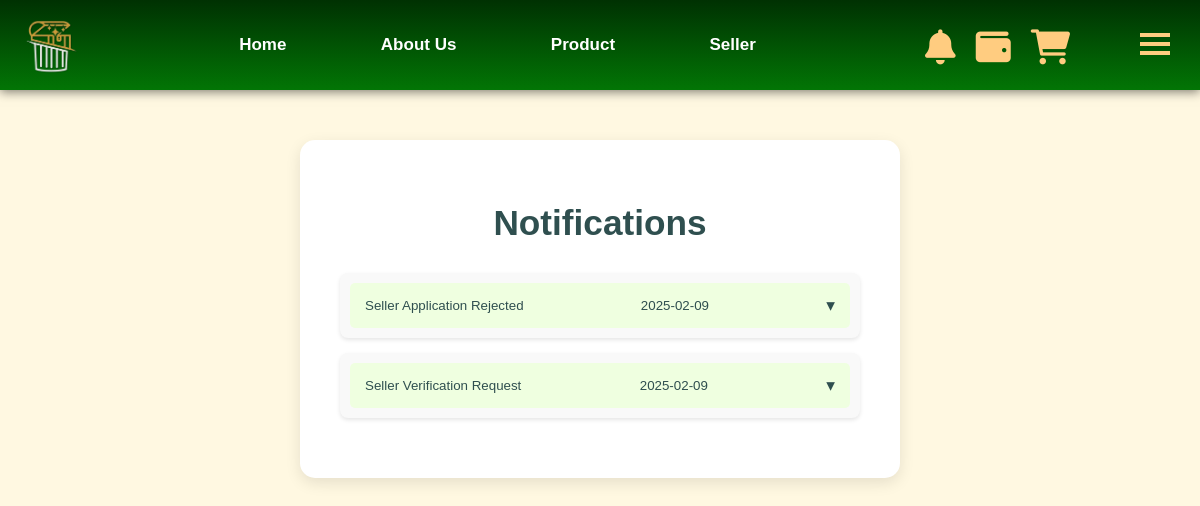
The page /user/notifications (signed in) on the database as committed earlier.
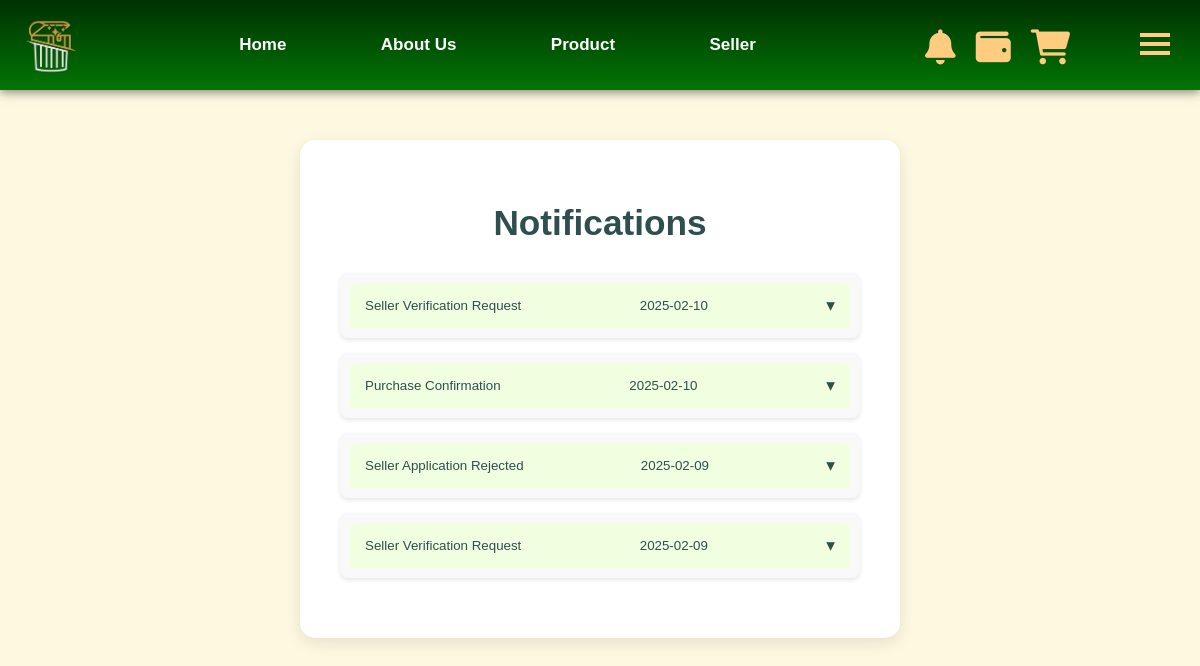
The same page on the database as committed later.
### tables this page shows
CREATE TABLE notification (
        id INTEGER PRIMARY KEY AUTOINCREMENT,
        user_id INTEGER NOT NULL,
        message TEXT NOT NULL,
        topic TEXT NOT NULL,
        date DATE NOT NULL,
        is_read INTEGER DEFAULT 0,
        FOREIGN KEY (user_id) REFERENCES user(pid)
    );

### user_feature.py (the view)
@user_blueprint.route("/notifications")
def notifications():
  user_id = session.get("buyer_id") or session.get("user_id")
  if not user_id:
    flash("Please log in to access this page.", "danger")
    return redirect(url_for("login"))
  con = get_connect_db()
  cur = con.cursor()
  notifications = cur.execute("SELECT * FROM notification WHERE user_id = ? ORDER BY date DESC, id DESC", (user_id,)).fetchall()
  cur.execute("UPDATE notification SET is_read = 1 WHERE user_id = ?", (user_id,))
  con.commit()
  con.close()
  return render_template("notifications.html", notifications = notifications)

### db.py (called while the page is built)
def get_connect_db():
    conn = sqlite3.connect(DATABASE_PATH)
    conn.row_factory = sqlite3.Row
    return conn

def get_unread_notification_count():
    user_id = session.get("buyer_id") or session.get("user_id")
    if not user_id:
        return 0
    con = get_connect_db()
    cur = con.cursor()
    unread_count = cur.execute("SELECT COUNT(*) FROM notification WHERE user_id = ? AND is_read = 0", (user_id,)).fetchone()[0]
    con.close()
    return unread_count

### web.py (called while the page is built)
@app.after_request
def add_header(response):
    response.headers["Cache-Control"] = "no-store, no-cache, must-revalidate, post-check=0, pre-check=0, max-age=0"
    response.headers["Pragma"] = "no-cache"
    response.headers["Expires"] = "0"
    return response

### templates/notifications.html (shortened to what this page needs)
{% extends "index.html" %}
{% block content %}
<link rel="stylesheet" href="/static/notifications.css">
<div class="notification-container">
    <h1>Notifications</h1>
    {% if notifications %}
    <div class="notifications">
        {% for notification in notifications %}
            <div class="notification-item {% if notification.is_read == 0 %}unread{% endif %}">
                  <button class="notification-button">
                        {{ notification.topic }} <br> <span>{{ notification.date }}</span>
                  </button>
             </div>
         {% endfor %}
     </div>
    {% else %}
    <p>No notifications yet.</p>
    {% endif %}
</div>
{% endblock %}

Rows that differ between the two databases and show on the page:
added notification: topic "Seller Verification Request", date "2025-02-10"
added notification: topic "Purchase Confirmation", date "2025-02-10"
